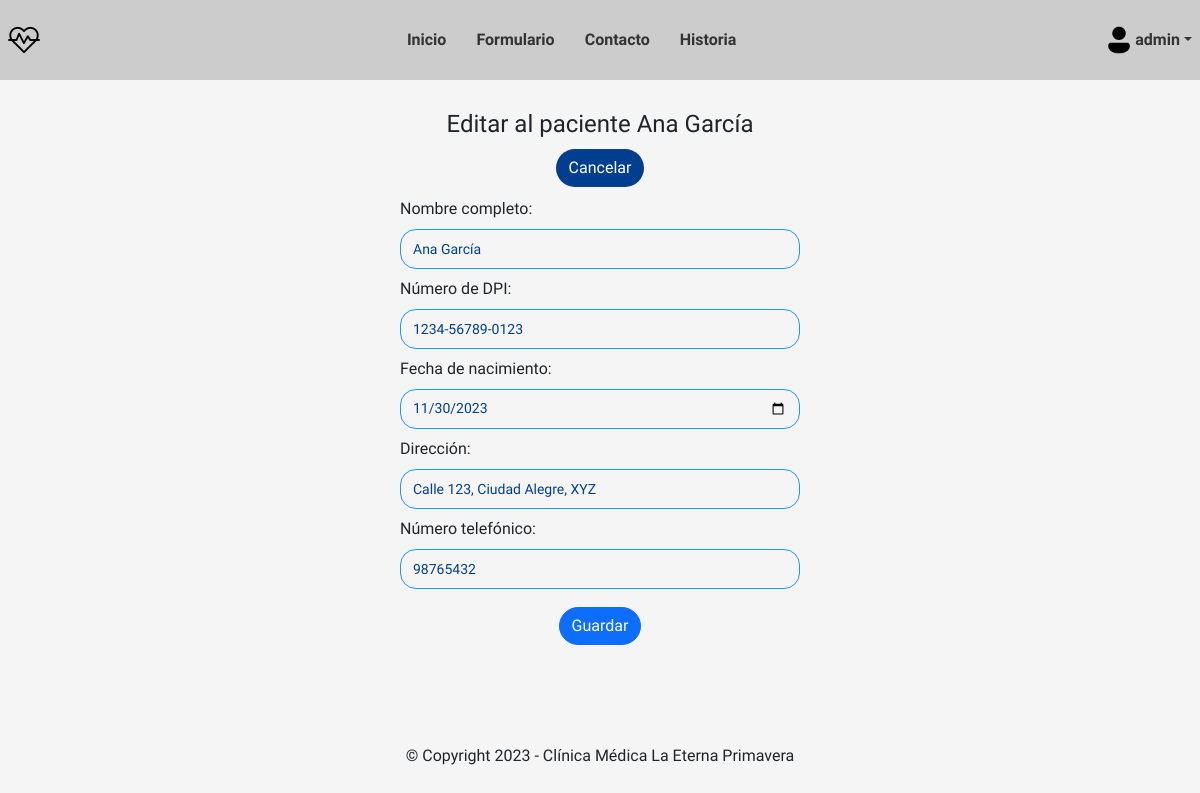
/paciente/editar/1 (signed in), run on an earlier commit of the app's database.
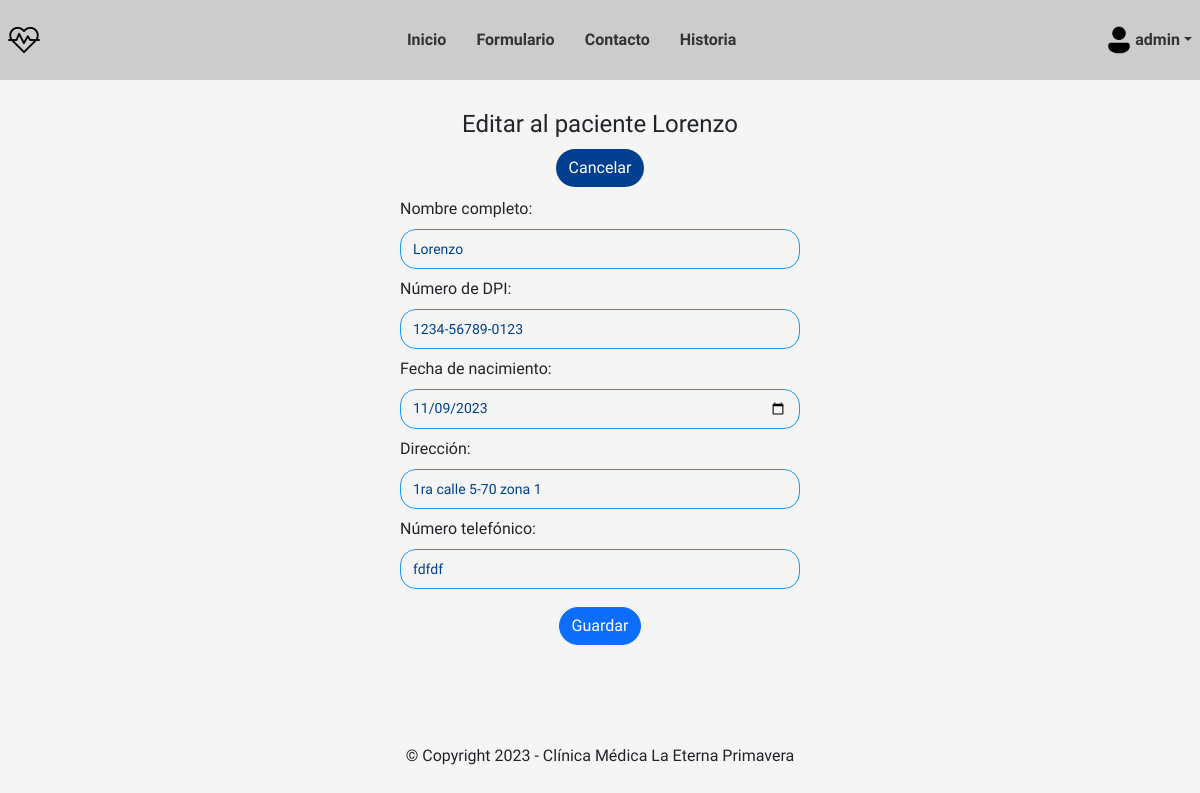
And on a later commit of the database.
### clinica/models.py (models this page shows, shortened)
class Paciente(models.Model):
    nombre = models.CharField(max_length=128)
    dpi = models.CharField(max_length=64)
    fecha_de_nacimiento = models.DateField()
    direccion = models.CharField(max_length=128)
    numero_telefonico = models.CharField(max_length=64)

### clinica/views.py (the view)
# urls.py: path('paciente/editar/<int:pk>', views.PacienteUpdateView.as_view(), name='paciente-update'),
@method_decorator(login_required, name='dispatch')
class PacienteUpdateView(UpdateView):
    model = Paciente
    form_class = PacienteForm
    template_name = 'clinica/paciente/paciente_update.html'
    success_url = reverse_lazy('clinica:paciente-list')

### clinica/forms.py
class PacienteForm(forms.ModelForm):
    class Meta:
        model = Paciente
        fields = [
            'nombre',
            'dpi',
            'fecha_de_nacimiento',
            'direccion',
            'numero_telefonico',
        ]
        labels = {
            'nombre': 'Nombre completo',
            'dpi': 'Número de DPI',
            'fecha_de_nacimiento': 'Fecha de nacimiento',
            'direccion': 'Dirección',
            'numero_telefonico': 'Número telefónico',
        }
        widgets = {
            'nombre': forms.TextInput(attrs={'class': 'form-control', 'placeholder': 'Ingrese su nombre'}),
            'dpi': forms.TextInput(attrs={'class': 'form-control', 'placeholder': 'Ingrese su número de DPI'}),
            'fecha_de_nacimiento': forms.DateInput(attrs={'type': 'date', 'class': 'form-control'}),
            'direccion': forms.TextInput(attrs={'class': 'form-control', 'placeholder': 'Ingrese su dirección residencial'}),
            'numero_telefonico': forms.TextInput(attrs={'class': 'form-control', 'placeholder': 'Ingrese su número telefónico'}),
        }

### templates/clinica/paciente/paciente_update.html (shortened to what this page needs)
{% extends 'base.html' %}
{% block content %}
    <div>
        <h4 style="text-align: center;">Editar al paciente {{ object.nombre }}</h4>
        <div class="btn-container">
            <a class="btn btn-medic" href="{% url 'clinica:paciente-list' %}">Cancelar</a>
        </div>
        <form method="post" class="form">
            {% for field in form %}
            <div class="form-item">
                {{ field.label_tag }}
                {{ field }}
            </div>
            {% endfor %}
            <div class="btn-container">
                <button type="submit" class="btn btn-primary">Guardar</button>
            </div>
        </form>
    </div>
{% endblock content %}

What changed in the data, as far as the page shows it:
changed Paciente: nombre "Ana García" → "Lorenzo"; fecha_de_nacimiento "11/30/2023" → "11/09/2023"; direccion "Calle 123, Ciudad Alegre, XYZ" → "1ra calle 5-70 zona 1"; numero_telefonico "98765432" → "fdfdf"
